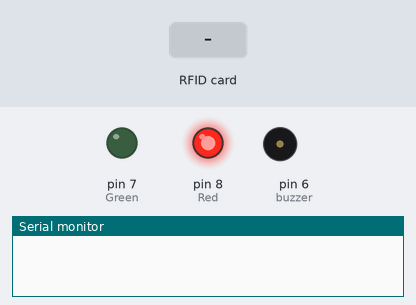
Bench run of a sketch on a simulated Arduino Uno, built with avr-gcc and run on an emulated ATmega328P. Parts: output pins drawn as LEDs (lit = HIGH), buzzer (waves = sounding), the last lines printed to the serial monitor. The test bench sets the inputs (shaded band). Pins used as bus, display or sensor lines are not drawn.

Above: at 1.2 s.
1.3 s: RFID card 5E 7A 19 C4 held to the reader
At 1.55 s:
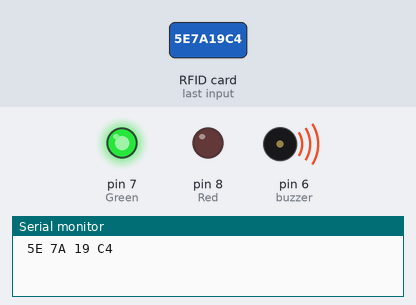
At 2.6 s:
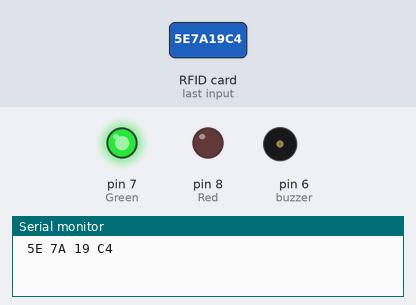
Timing chart, 0 to 4.3 s (numbered marks = the images above; inputs shaded):
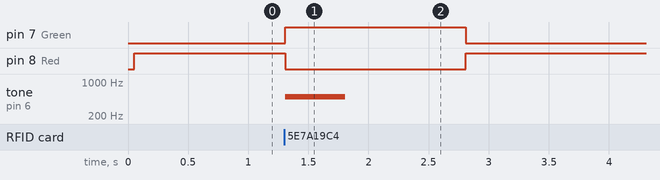

Measured:
- after the input at 1.3 s, pin 7 (Green): LOW → HIGH at once, → LOW 1.5 s later; pin 8 (Red): HIGH → LOW at once, → HIGH 1.5 s later; tone on pin 6 (buzzer): silent → 500 Hz at once, → silent 0.50 s later

The sketch:

Guest_rfid.ino
```cpp
#include <SPI.h>
#include <MFRC522.h>


#define SS_PIN 10
#define RST_PIN 9
MFRC522 mfrc522(SS_PIN, RST_PIN);   // Create MFRC522 instance.
int Red = 8;
int Green = 7;
int buzzer = 6;

void setup()
{
  Serial.begin(9600);   // Initiate a serial communication
  SPI.begin();      // Initiate  SPI bus
  pinMode(Red,OUTPUT);
  pinMode(Green,OUTPUT);
  mfrc522.PCD_Init();   // Initiate MFRC522
}

void loop()
{
  digitalWrite(Red, HIGH);
  digitalWrite(Green,LOW);
  // Look for new cards
  if ( ! mfrc522.PICC_IsNewCardPresent())
  {
    return;
  }
  // Select one of the cards
  if ( ! mfrc522.PICC_ReadCardSerial())
  {
    return;
  }
  digitalWrite(Red, LOW);
  digitalWrite(Green,HIGH);
  tone(buzzer,500,500);
  String content= "";
  byte letter;
  for (byte i = 0; i < mfrc522.uid.size; i++)
  {
     Serial.print(mfrc522.uid.uidByte[i] < 0x10 ? " 0" : " ");
     Serial.print(mfrc522.uid.uidByte[i], HEX);
     content.concat(String(mfrc522.uid.uidByte[i] < 0x10 ? " 0" : " "));
     content.concat(String(mfrc522.uid.uidByte[i], HEX));
  }
  Serial.println();
  delay(1500);
}
```
